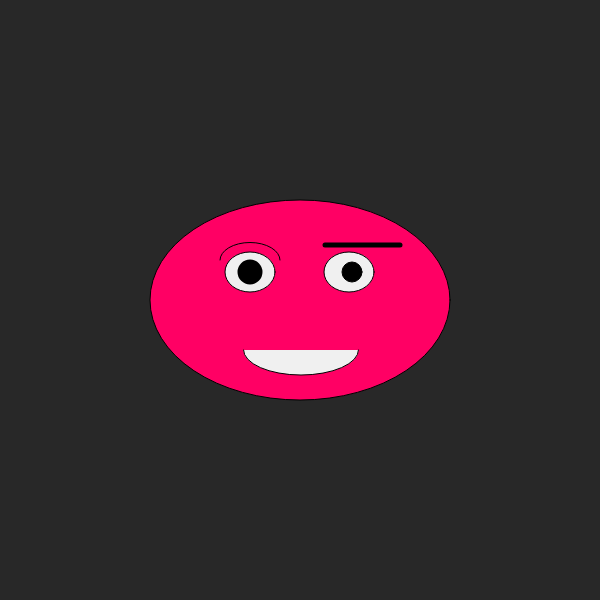
Frame 1 (no input)
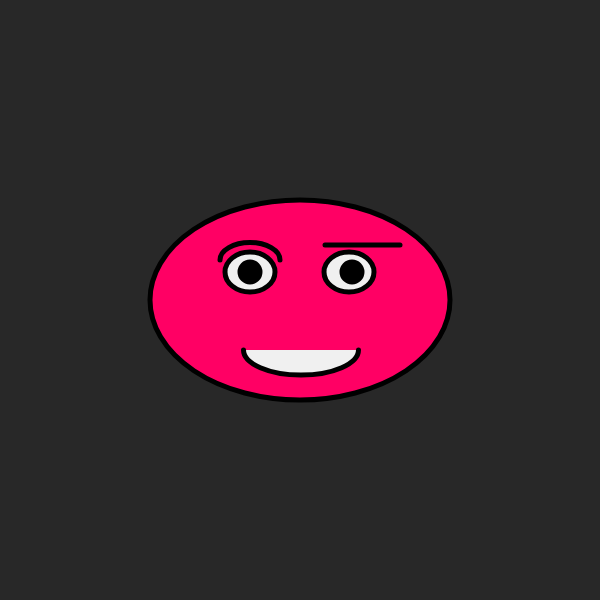
Frame 60 (no input)
Frame 120 (the mouse pressed at the canvas centre since frame 60): identical to frame 60, image omitted

The p5.js sketch that drew these frames (run headless with seeded random() and noise() and a simulated clock; from frame 60 on, the mouse is pressed at the canvas centre):

// p5.js sketch
// ── sketch.js
function setup() {
  createCanvas(600, 600);// Crea un areade dibuix de 600 píxels
//  quadrats , 600 píxels d'alçada, canvas és àrea de dibuix.
   // Setup és la configuración o caracteristiques del nostre codi.
}

function draw() {// Draw significa dibuixar
  background(40);// Fons de color gris, perqué hi ha un numero entre 0 i 255 i el 0 es negra i el 255 es blanc.
  fill(8500,0,100);// fill significa omplir de color ell que hi ha a de vermellos(R:red), el segon numero és el nivell verdos(G:green) i el tercer numero és elnivell de blavos(B:blue).Podem fer 255 x 255 x 255= 16.700.000 de colors diferents.He de posar el color que vulgis als ull hi ha la cara canviat els 3 numeros, buscant a google colors RGB
  ellipse(300,300,300,200);//És la cara secera. El primer número segon número significa la posició Y (vertical) del centre de la el·lipse. El tercer número significa l'amplada de la el·lipse en pixels i el quadrat l'alçada de la el·lipse. Sempre els numeros son pixels conntants des de la cantonada  superir esquedrra, és a dir el punt 0,0 es troba diferent que a matematiques(cantonada inferior esquerra)
  fill(240);
  ellipse(250,272,50,40);
  ellipse(349,272,50,40);
  arc(301,350,115,50,0,PI);
  
   fill(0)
  ellipse(352,272,20,20)
   fill(255,0,0);// El color de la cara
  arc (250,260,60,35,)
    noFill();// no omplis de color la cella 
  arc(250,260,60,35,PI,0);// cella esquerra
  strokeWeight(5)
  line(325,245,400,245,0,PI);//
   fill(0)
   ellipse(250,272,20,20);
}
